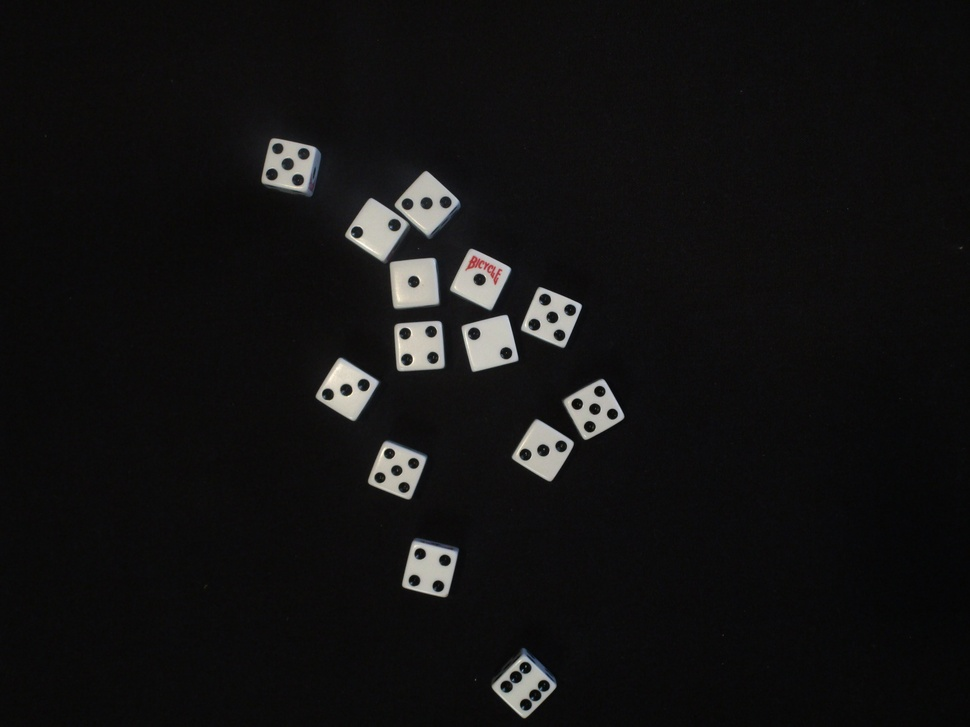
%> input picture HW08/img_7015__change_in_shadows.jpg, 970 x 727 px, shrunk from 5152 x 3864 before the run
$ octave --eval "HW08_Shah_Hiteshi_MAIN('img_7015__change_in_shadows.jpg');"   (GNU Octave 9; MATLAB toolbox functions it lacks are replaced by stand-ins)
%> lines starting %> are read from the running program, lines starting %| are printed output that depends on the picture; in (x1, y1, x2, y2) boxes, pixels count from 0 and x2, y2 are one past the last pixel; in counts of white or black regions, pixels touching at a corner belong together; the program's own positions count from 1
% Name: Hiteshi Shah (hss7374)
% Homework 8
%

function HW08_Shah_Hiteshi_MAIN( fn )
%> called with fn = 'img_7015__change_in_shadows.jpg'

    addpath( '../TEST_IMAGES');

    im = imread(fn);
%> im is the input picture: size 727x970x3 uint8; mean R, G, B 19, 18.5, 18.6

    % checking if the image is in landscape mode and rotating if it's not
    dims = size(im);
    if dims(1) > dims(2)
       im = imrotate(im);
    end

    fprintf("INPUT FILE NAME: %s\n", fn);

    % using only the red channel for this image to make the red logo on
    % the dice to blend into it
    im = im(:,:,1);
%> im: size 727x970 uint8

    % converting the image from grayscale to binary
    level = graythresh(im);
%> level = 0.38
    im_bw = imbinarize(im, level);
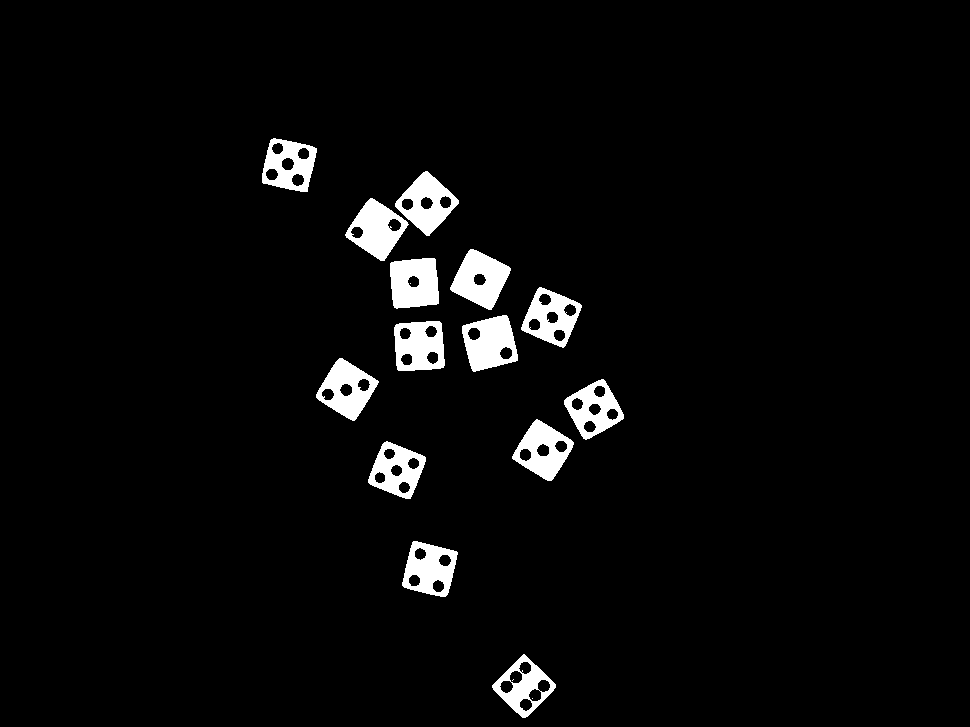
%> im_bw: size 727x970 logical; 3.8% white; 17 white regions (3 under 20 px), largest, box (x1, y1, x2, y2) and area: (450, 249, 511, 310) 2149, (462, 315, 518, 372) 2116, (390, 258, 439, 309) 2099

    % using the erosion operation on the image to make the white specks in
    % the background go away
    se = strel('disk', 4);
    im_e = imerode(im_bw, se);
%> im_e: size 727x970 logical; 1.9% white; 51 white regions (36 under 20 px), largest, box (x1, y1, x2, y2) and area: (453, 252, 508, 307) 1464, (393, 261, 436, 305) 1437, (467, 318, 513, 368) 1295

    % using the dilation operation on the image to make the black dots on
    % the white dice go away
    se = strel('square', 50);
    im_d = imdilate(im_e, se);
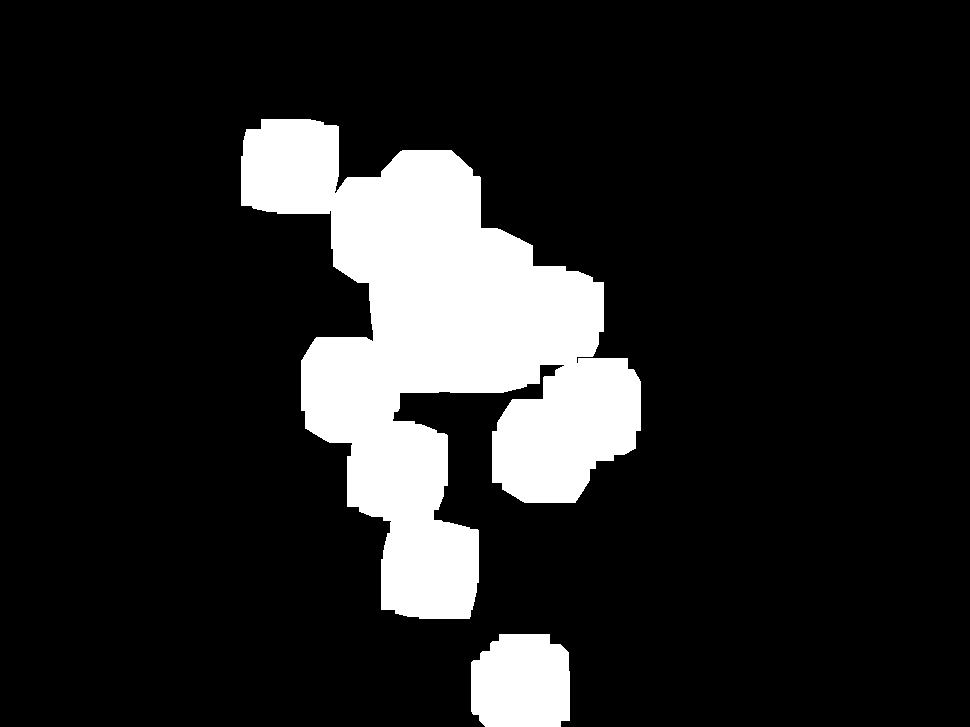
%> im_d: size 727x970 logical; 14.5% white; 2 white regions

    % using bwlabel to get the number of dice in the image
    [im_count, n] = bwlabel(im_d);
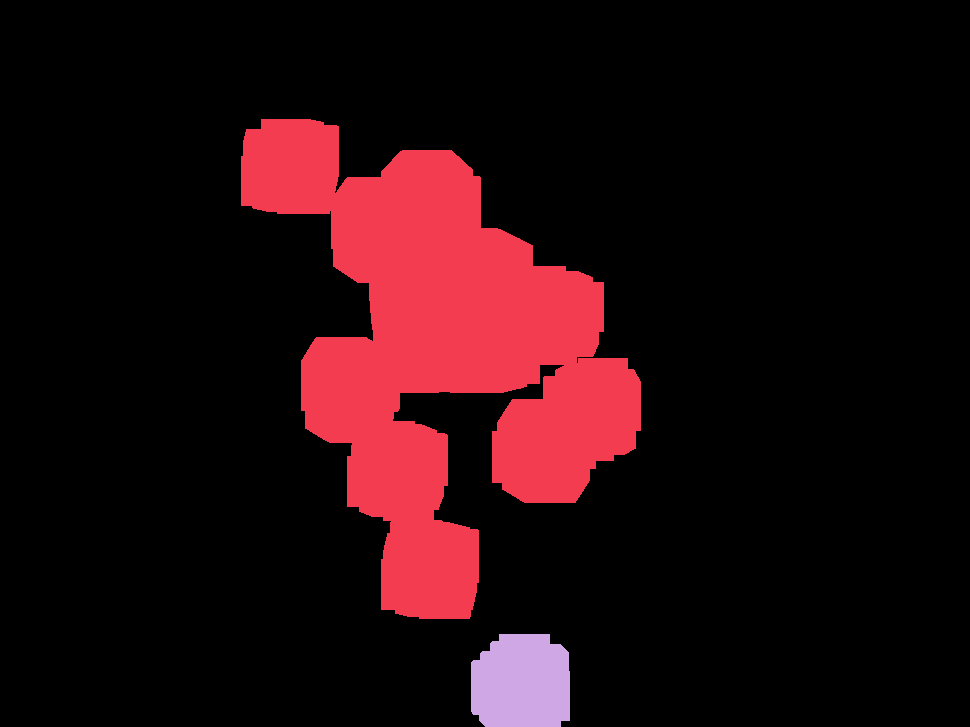
%> im_count: size 727x970 double; 3 distinct labels, from 0 to 2; one colour per label, 0 black
%> n = 2

    fprintf("Number of dice: %d\n", n);
%| Number of dice: 2

    % initializing an array of 6 zeroes for counts of each of the dot
    % numbers of the die
    dots = zeros(6, 1);

    % getting the boundaries of each of the connected components
    B = bwboundaries(im_count);
%> B = 2 boundaries; box (x1, y1, x2, y2) and points: (241, 119, 641, 619) 2450, (471, 634, 570, 727) 352

    % calculating the smallest rectangle bounding each of the compnents
    box = regionprops(im_count, 'BoundingBox');
%> box = 2 regions; box (x1, y1, x2, y2): (241, 119, 641, 619), (471, 634, 570, 727)

    imshow(im_bw)

    % initializing the sum of all dots to zero
    sum = 0;

    % initializing the count of unknowns to zero
    unknowns = 0;

    hold on
    for idx = 1:n
       % plotting a red boundary around the current die
       boundary = B{idx};
       plot(boundary(:,2), boundary(:,1), 'r', 'LineWidth', 2);

       % reducing the binary image to just the bounding box of the current
       % die and taking its complement
       num = box(idx).BoundingBox;
       im_crop = im_bw(num(2):num(2) + num(4), num(1):num(1) + num(3));
       im_crop = imcomplement(im_crop);

       % using the dilation operation on the image to make the black dots on
       % the white dice more prominent
       se = strel('disk', 6);
       im_cd = imdilate(im_crop, se);

       % using bwlabel to get the number of dots on the current die and
       % adding it to the total sum
       [im_dots, d] = bwlabel(im_cd);
       d = d - 1;
       if d < 1
           unknowns = unknowns + 1;
       elseif d > 6
           unknowns = unknowns + 1;
       else
           dots(d) = dots(d) + 1;
       end
       sum = sum + d;

    end
%> this loop made 2 passes
%> (num, se, d, sum) on pass 1: ([241.5 119.5 400 500], {Dimensionality 2}, 2, 2)
%> pass 1, in HW08_Shah_Hiteshi_MAIN, `im_crop = im_bw(num(2):num(2) + num(4), num(1):num(1) + num(3));`:
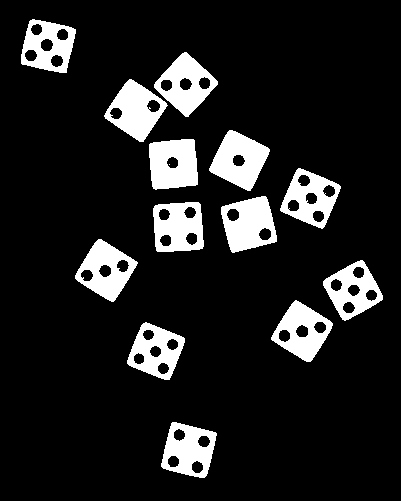
%> im_crop: size 501x401 logical; 12.5% white; 14 white regions (1 under 20 px), largest, box (x1, y1, x2, y2) and area: (209, 130, 270, 191) 2149, (221, 196, 277, 253) 2116, (149, 139, 198, 190) 2099
%> pass 1, in HW08_Shah_Hiteshi_MAIN, `im_cd = imdilate(im_crop, se);`:
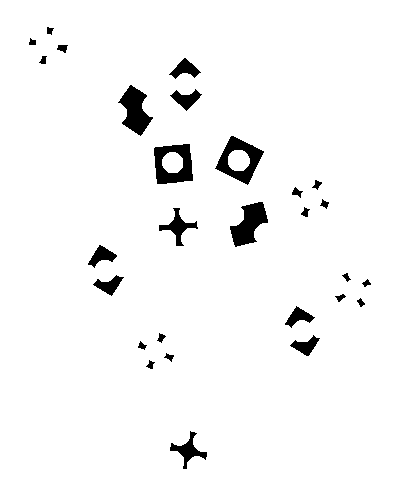
%> im_cd: size 501x401 logical; 96.4% white; 28 black regions, largest, box (x1, y1, x2, y2) and area: (154, 144, 193, 184) 989, (215, 136, 264, 185) 983, (230, 202, 268, 247) 936
%> pass 1, in HW08_Shah_Hiteshi_MAIN, `[im_dots, d] = bwlabel(im_cd);`:
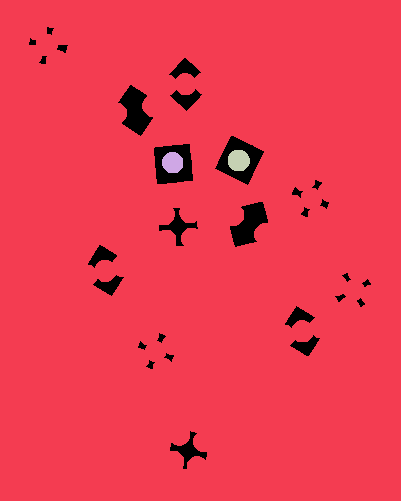
%> im_dots: size 501x401 double; 4 distinct labels, from 0 to 3; one colour per label, 0 black
%> after the loop:
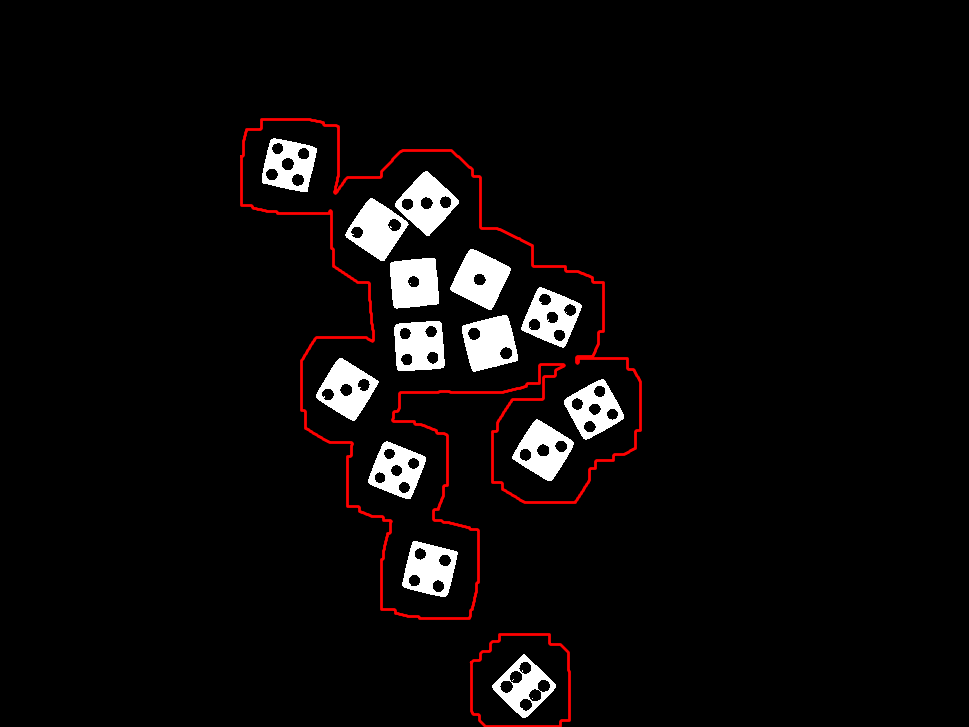
%> figure redrawn from the program's plot data
    hold off

    % printing the counts of each of the dot numbers of the dice
    for k = 1:length(dots)
        fprintf("Number of %d 's: %d\n", k, dots(k));
    end

    fprintf("Number of unknowns: %d\n", unknowns);
    fprintf("Total of all dots: %d\n", sum);

end
%> (the run ends here)

$ run again, on HW08/img_7019__change_in_shadows.jpg
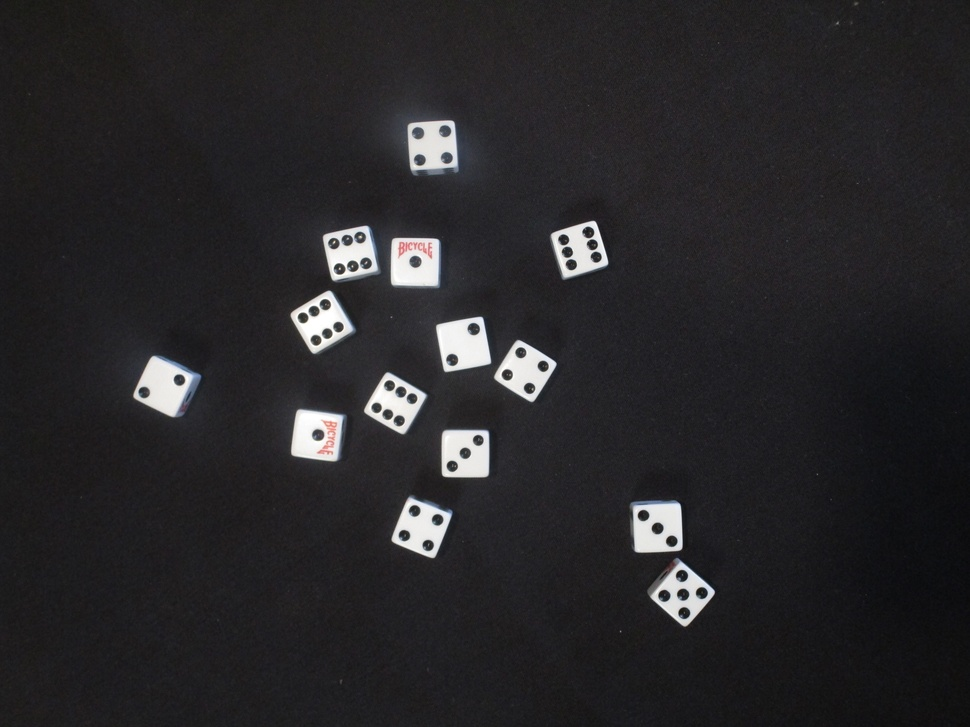
%> input picture HW08/img_7019__change_in_shadows.jpg, 970 x 727 px, shrunk from 5152 x 3864 before the run
%> in HW08_Shah_Hiteshi_MAIN, im is the input picture: size 727x970x3 uint8; mean R, G, B 40.4, 39.3, 41.5
%> im: size 727x970 uint8
%> level = 0.502
%> im_bw: size 727x970 logical; 3.9% white; 25 white regions (11 under 20 px), largest, box (x1, y1, x2, y2) and area: (391, 238, 439, 287) 2187, (291, 409, 343, 461) 2172, (436, 317, 491, 372) 2161
%> im_e: size 727x970 logical; 1.9% white; 70 white regions (56 under 20 px), largest, box (x1, y1, x2, y2) and area: (394, 241, 436, 283) 1520, (294, 412, 340, 458) 1493, (439, 322, 488, 367) 1326
%> im_d: size 727x970 logical; 16% white; 5 white regions
%> im_count: size 727x970 double; 6 distinct labels, from 0 to 5
%> n = 5
%| Number of dice: 5
%> B = 8 boundaries; box (x1, y1, x2, y2) and points: (270, 205, 578, 580) 1576, (612, 482, 737, 648) 535, (530, 200, 630, 300) 365, (387, 99, 480, 193) 358, (117, 335, 216, 439) 347, (375, 308, 415, 352) 165, (448, 394, 482, 409) 92, (352, 368, 353, 369) 2
%> box = 5 regions; box (x1, y1, x2, y2): (117, 335, 216, 439), (270, 205, 578, 580), (387, 99, 480, 193), (530, 200, 630, 300), (612, 482, 737, 648)
%> the loop in HW08_Shah_Hiteshi_MAIN, `for idx = 1:n` made 5 passes
%> (num, d, sum) on passes 1 to 5: ([117.5 335.5 99 104], 0, 0), ([270.5 205.5 308 375], 2, 2), ([387.5 99.5 93 94], 0, 2), ([530.5 200.5 100 100], 0, 2), ([612.5 482.5 125 166], 0, 2)
%> pass 1, in HW08_Shah_Hiteshi_MAIN, `im_crop = im_bw(num(2):num(2) + num(4), num(1):num(1) + num(3));`:
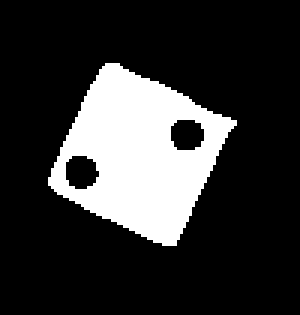
%> im_crop: size 105x100 logical (shown 3 times larger); 20.1% white; 1 white region, box (x1, y1, x2, y2) and area: (16, 21, 79, 82) 2111
%> after the loop in HW08_Shah_Hiteshi_MAIN, `for idx = 1:n`: dots = [0; 1; 0; 0; 0; 0]
%> the loop in HW08_Shah_Hiteshi_MAIN, `for k = 1:length(dots)` made 6 passes
%| Number of 1 's: 0
%| Number of 2 's: 1
%| Number of 3 's: 0
%| Number of 4 's: 0
%| Number of 5 's: 0
%> (further printed lines are left out)
%| Number of unknowns: 4
%| Total of all dots: 2
%> `HW08_Shah_Hiteshi_MAIN('img_7015__change_in_shadows.jpg');`:
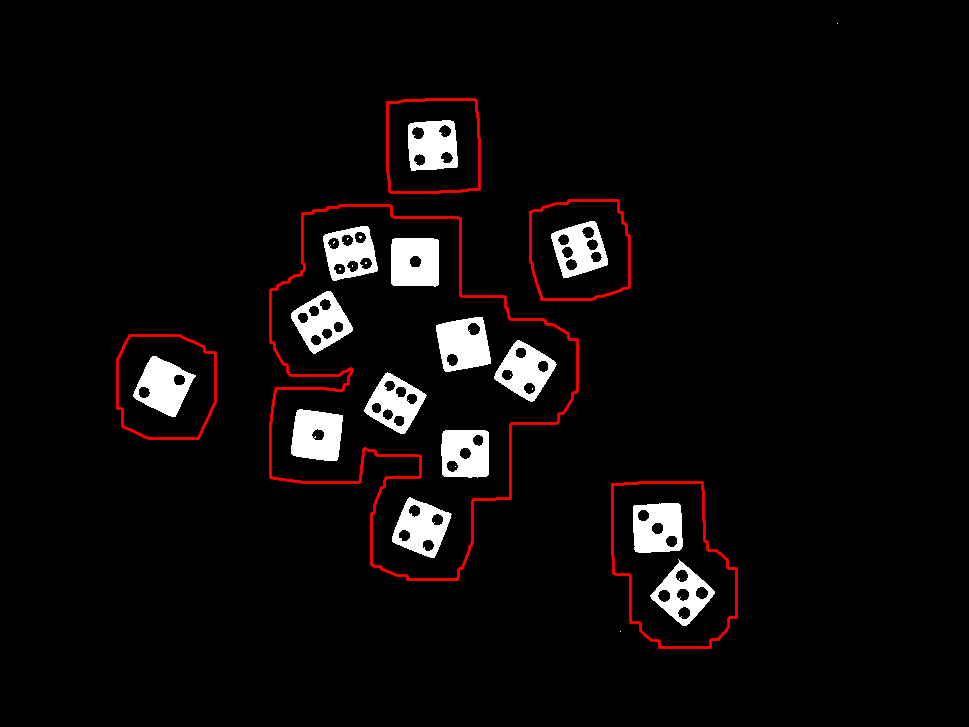
%> figure redrawn from the program's plot data

$ run again, on HW08/img_7029__change_in_shadows.jpg
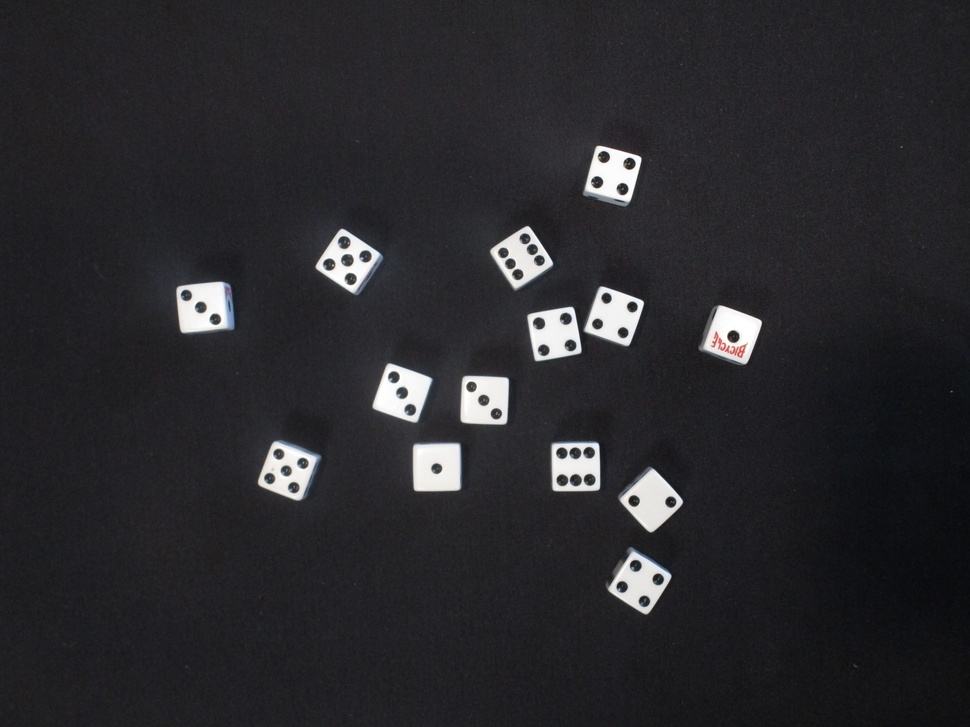
%> input picture HW08/img_7029__change_in_shadows.jpg, 970 x 727 px, shrunk from 5152 x 3864 before the run
%> in HW08_Shah_Hiteshi_MAIN, im is the input picture: size 727x970x3 uint8; mean R, G, B 42.1, 41.4, 44.8
%> im: size 727x970 uint8
%> level = 0.518
%> im_bw: size 727x970 logical; 3.9% white; 23 white regions (9 under 20 px), largest, box (x1, y1, x2, y2) and area: (413, 443, 461, 491) 2168, (702, 305, 762, 364) 2166, (176, 282, 230, 333) 2111
%> im_e: size 727x970 logical; 1.9% white; 63 white regions (48 under 20 px), largest, box (x1, y1, x2, y2) and area: (416, 446, 458, 488) 1516, (706, 309, 759, 361) 1472, (623, 472, 673, 529) 1300
%> im_d: size 727x970 logical; 16.5% white; 7 white regions
%> im_count: size 727x970 double; 8 distinct labels, from 0 to 7
%> n = 7
%| Number of dice: 7
%> B = 7 boundaries; box (x1, y1, x2, y2) and points: (352, 205, 666, 513) 1255, (531, 422, 705, 636) 759, (295, 208, 402, 315) 373, (564, 125, 663, 224) 367, (156, 261, 252, 355) 361, (237, 420, 339, 522) 360, (682, 285, 784, 386) 348
%> box = 7 regions; box (x1, y1, x2, y2): (156, 261, 252, 355), (237, 420, 339, 522), (295, 208, 402, 315), (352, 205, 666, 513), (531, 422, 705, 636), (564, 125, 663, 224), (682, 285, 784, 386)
%> the loop in HW08_Shah_Hiteshi_MAIN, `for idx = 1:n` made 7 passes
%> (num, d, sum) on passes 1 to 7: ([156.5 261.5 96 94], 0, 0), ([237.5 420.5 102 102], 0, 0), ([295.5 208.5 107 107], 0, 0), ([352.5 205.5 314 308], 2, 2), ([531.5 422.5 174 214], 0, 2), ([564.5 125.5 99 99], 0, 2), ([682.5 285.5 102 101], 1, 3)
%> pass 1, in HW08_Shah_Hiteshi_MAIN, `im_crop = im_bw(num(2):num(2) + num(4), num(1):num(1) + num(3));`:
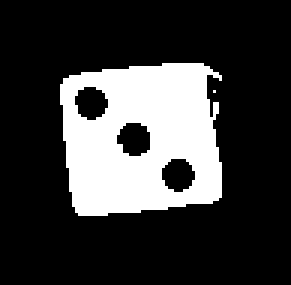
%> im_crop: size 95x97 logical (shown 3 times larger); 22.9% white; 2 white regions (1 under 20 px), largest, box (x1, y1, x2, y2) and area: (20, 21, 74, 72) 2111
%> after the loop in HW08_Shah_Hiteshi_MAIN, `for idx = 1:n`: dots = [1; 1; 0; 0; 0; 0]
%> the loop in HW08_Shah_Hiteshi_MAIN, `for k = 1:length(dots)` made 6 passes
%| Number of 1 's: 1
%| Number of 2 's: 1
%| Number of 3 's: 0
%| Number of 4 's: 0
%| Number of 5 's: 0
%> (further printed lines are left out)
%| Number of unknowns: 5
%| Total of all dots: 3
%> `HW08_Shah_Hiteshi_MAIN('img_7015__change_in_shadows.jpg');`:
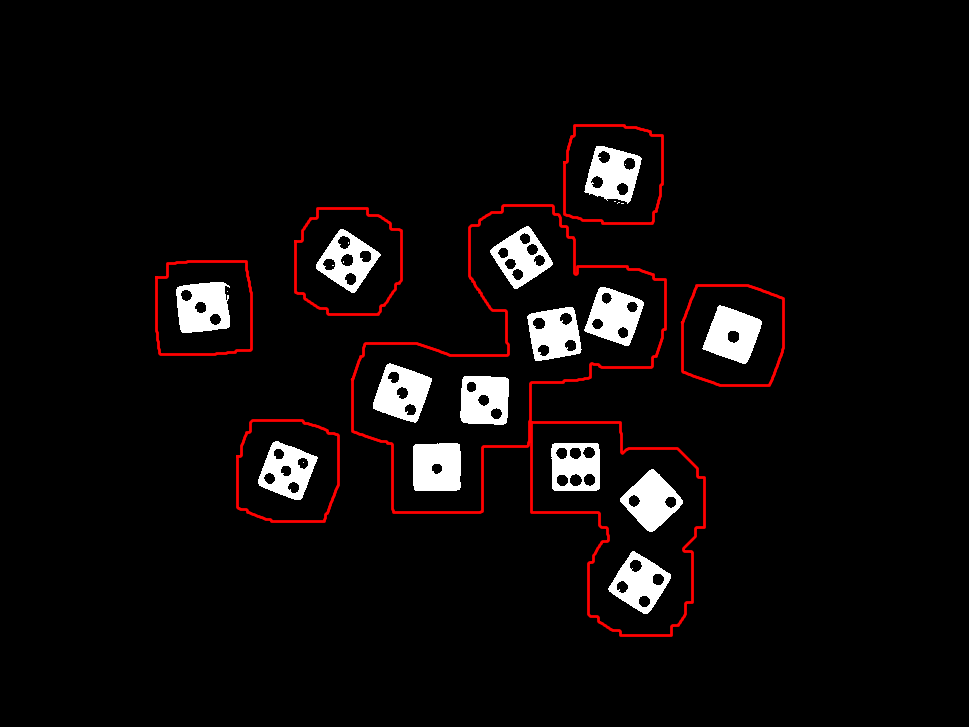
%> figure redrawn from the program's plot data
